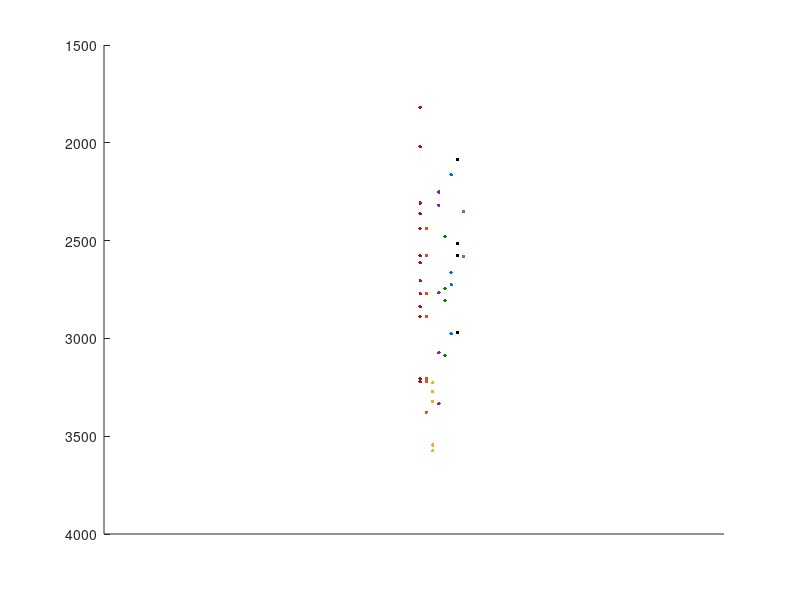

Write the MATLAB code that produced this figure. (Note: this script raises an error after producing the figure.)
function [] = plotMLDNeurons()
dbstop if error

figDir = '/media/dlc/Data8TB/TUM/OT/OTProject/MLD/';

ot18 = [2772; 2308; 1819; 2020; 2362; 2706; 2838; 2613; 2438; 2577; 2888; 3221; 3206];
ot17 = [2438; 2577; 2888; 3221; 3206; 2771; 3377; 3377];
ot16 = [3227; 3324; 3545; 3273; 3575];
ot15 = [2766; 3073; 3334; 2251; 2319];
ot14 = [2743; 2807; 2479; 3086];
ot13 = [2976; 2663; 2163; 2726];
ot12 = [2086; 2515; 2576; 2969];
ot11 = [2352; 2582];


%cols = redblue(8); % not good, some white entries

cols = {[0.6350, 0.0780, 0.1840], [0.8500, 0.3250, 0.0980], [0.9290, 0.6940, 0.1250], [0.4940, 0.1840, 0.5560], [0, 0.5, 0],[0, 0.4470, 0.7410],[0 0 0], [.7 .3 .7], [.7 .5 .7], [.7 .9 .7]};

figure(100); clf

for j = 1:8

    switch j
        case 1
            thisData = ot18;
        case 2
            thisData = ot17;
        case 3
            thisData = ot16;
        case 4
            thisData = ot15;
        case 5
            thisData = ot14;
        case 6
            thisData = ot13;        
        case 7
            thisData = ot12;
        case 8
            thisData = ot11;
    end
    xes =[];
    xes = ones(1, numel(thisData))*j;
    hold on
    thisCol = cols{j};
    plot(xes, thisData, '.', 'color', thisCol, 'linestyle', 'none', 'MarkerSize', 8)
    
    
end

set(gca, 'YDir','reverse')

xlim([-50 50])
ylim([1500 4000])
set(gca,'xtick',[])

saveName = [figDir 'DepthLocations'];
plotpos = [0 0 15 10];

print_in_A4(0, saveName, '-djpeg', 0, plotpos);
print_in_A4(0, saveName, '-depsc', 0, plotpos);


disp('')

end